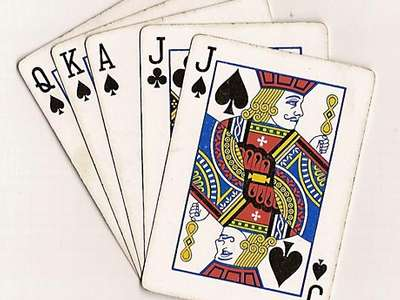
#> input picture OpenCV/resources/cards.jpg, 400 x 300 px, found by its file name
$ python cropping.py
#> lines starting #> are read from the running program, lines starting #| are printed output that depends on the picture; after the words box and inside, x2 and y2 are one past the last pixel; in counts of white or black regions, pixels touching at a corner belong together
import cv2
import numpy as np

img = cv2.imread("OpenCV/resources/cards.jpg")
#> img is the input picture: shape (300, 400, 3); mean B, G, R 197.1, 202.7, 212

CW = 25

x,w,y,h = 100,150,30,160

cv2.rectangle(img,(x,y),(x+w,y+h),(0,255,0),3)
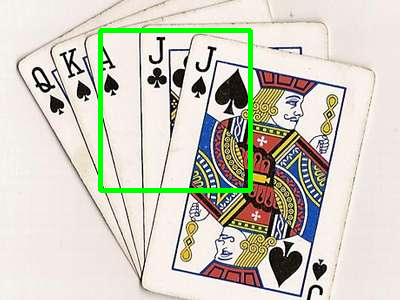
#> img: shape (300, 400, 3); 2.57% of pixels changed, all inside (x1, y1, x2, y2) = (98, 28, 253, 193)

cropImg = img[ y:y+h+CW, x:x+w]
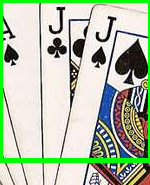
#> cropImg: shape (185, 150, 3); mean B, G, R 170.9, 192.9, 181.3

print(y)
print(CW)
print(y+h+CW)
print(img.shape[0])
#| 300

cv2.imshow("Image",img)
cv2.imshow("Cropped",cropImg)
cv2.waitKey(0)

$ run again, with OpenCV/resources/Paper.jpg copied over OpenCV/resources/cards.jpg
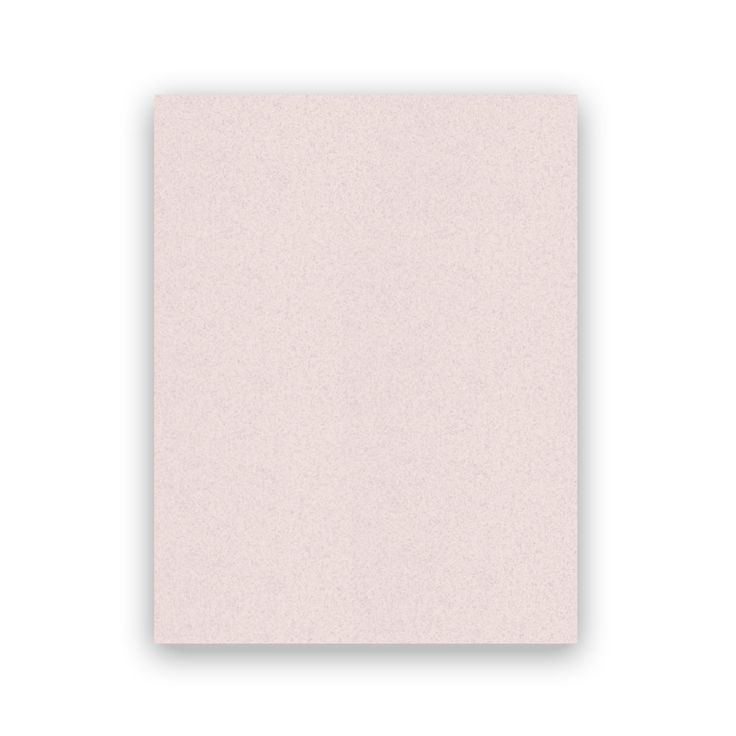
#> input picture OpenCV/resources/Paper.jpg, 736 x 736 px, found by its file name
#> img is the input picture: shape (736, 736, 3); mean B, G, R 236.5, 237, 243.7
#> `cv2.rectangle(img,(x,y),(x+w,y+h),(0,255,0),3)`:
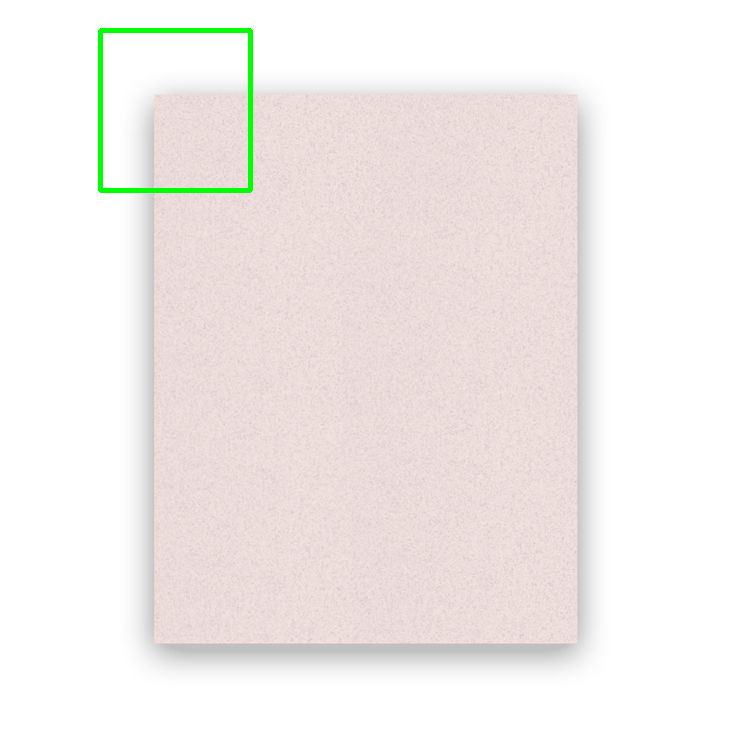
#> img: shape (736, 736, 3); 0.57% of pixels changed, all inside (x1, y1, x2, y2) = (98, 28, 253, 193)
#> `cropImg = img[ y:y+h+CW, x:x+w]`:
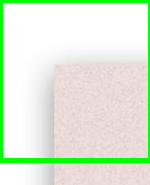
#> cropImg: shape (185, 150, 3); mean B, G, R 218.7, 237, 225
#| 736
